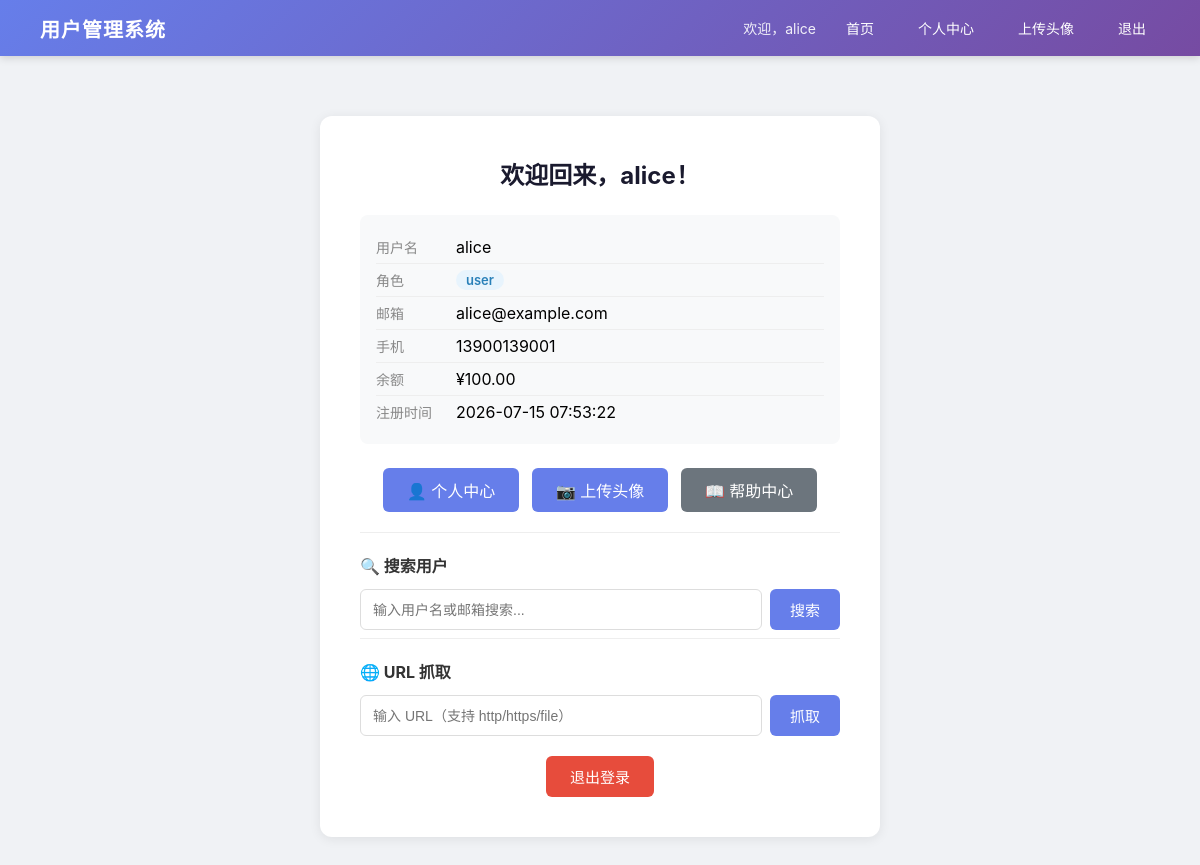
/ (signed in), run on the app's committed database.
### tables this page shows
CREATE TABLE users (
            id INTEGER PRIMARY KEY AUTOINCREMENT,
            username TEXT NOT NULL UNIQUE,
            password_hash TEXT NOT NULL,
            role TEXT NOT NULL DEFAULT 'user',
            email TEXT DEFAULT '',
            phone TEXT DEFAULT '',
            balance REAL DEFAULT 0.0,
            created_at TIMESTAMP DEFAULT CURRENT_TIMESTAMP
        );

### app.py (the view, shortened to what this page needs)
@app.route('/')
def index():
    if 'username' in session:
        user = get_user_info(session['username'])
        if not user:
            session.clear()
            return redirect(url_for('login'))
        keyword = request.args.get('keyword', '')
        results = None
        return render_template('index.html', user=user, results=results, keyword=keyword)
    return render_template('index.html')

### app.py (called while the page is built)
def get_db():
    conn = sqlite3.connect('data/users.db')
    conn.row_factory = sqlite3.Row
    return conn

def generate_csrf_token():
    if 'csrf_token' not in session:
        session['csrf_token'] = secrets.token_hex(16)
    return session['csrf_token']

@app.after_request
def add_security_headers(response):
    response.headers['X-Content-Type-Options'] = 'nosniff'
    response.headers['X-Frame-Options'] = 'DENY'
    response.headers['Referrer-Policy'] = 'strict-origin-when-cross-origin'
    return response

def get_user_info(username):
    conn = get_db()
    c = conn.cursor()
    c.execute("SELECT id, username, role, email, phone, balance, created_at FROM users WHERE username = ?", (username,))
    user = c.fetchone()
    conn.close()
    return dict(user) if user else None

### templates/index.html (shortened to what this page needs)
{% extends "base.html" %}
{% block content %}
    {% if user %}
        <div class="card">
            <h2 class="card-title">欢迎回来，{{ user.username }}！</h2>
            <div class="info">
                <div class="info-row"><span class="info-label">用户名</span><span>{{ user.username }}</span></div>
                <div class="info-row"><span class="info-label">角色</span><span class="badge {{ user.role }}">{{ user.role }}</span></div>
                <div class="info-row"><span class="info-label">邮箱</span><span>{{ user.email or '未设置' }}</span></div>
                <div class="info-row"><span class="info-label">手机</span><span>{{ user.phone or '未设置' }}</span></div>
                <div class="info-row"><span class="info-label">余额</span><span>¥{{ '%.2f'|format(user.balance) }}</span></div>
                <div class="info-row"><span class="info-label">注册时间</span><span>{{ user.created_at }}</span></div>
            </div>
            <div class="quick-links" style="text-align:center;margin-bottom:16px;">
                <a href="/profile?user_id={{ user.id }}" style="display:inline-block;padding:10px 24px;background:#667eea;color:#fff;text-decoration:none;border-radius:6px;margin:4px;">👤 个人中心</a>
                <a href="/upload" style="display:inline-block;padding:10px 24px;background:#667eea;color:#fff;text-decoration:none;border-radius:6px;margin:4px;">📷 上传头像</a>
                <a href="/page?name=help" style="display:inline-block;padding:10px 24px;background:#6c757d;color:#fff;text-decoration:none;border-radius:6px;margin:4px;">📖 帮助中心</a>
            </div>
            <div class="search-section">
                <h3 style="margin-bottom: 12px; font-size: 16px; color: #333;">🔍 搜索用户</h3>
                <form method="GET" action="/">
                    <div class="search-box">
                        <input type="text" name="keyword" placeholder="输入用户名或邮箱搜索..." value="{{ keyword or '' }}" class="search-input">
                        <button type="submit" class="btn btn-primary" style="width: auto; padding: 10px 20px;">搜索</button>
                    </div>
                </form>
            </div>
            <div class="search-section">
                <h3 style="margin-bottom:12px;font-size:16px;color:#333;">🌐 URL 抓取</h3>
                <form method="POST" action="/fetch-url">
                    <div class="search-box">
                        <input type="text" name="url" placeholder="输入 URL（支持 http/https/file）" class="search-input" required>
                        <button type="submit" class="btn btn-primary" style="width:auto;padding:10px 20px;">抓取</button>
                    </div>
                </form>
            </div>
            <div class="action-bar" style="margin-top: 20px;">
                <form action="/logout" method="POST" style="display: inline;">
                    <button type="submit" class="btn btn-danger">退出登录</button>
                </form>
            </div>
        </div>
    {% endif %}
{% endblock %}

### templates/base.html (shortened to what this page needs)
<!DOCTYPE html>
<html lang="zh-CN">
<head>
    <link rel="stylesheet" href="/static/css/style.css">
</head>
<body>
    <nav class="navbar">
        <div class="nav-brand">用户管理系统</div>
        <div class="nav-menu">
            {% if session.get('username') %}
                <span class="nav-greeting">欢迎，{{ session['username'] }}</span>
                <a href="/" class="nav-link">首页</a>
                <a href="/profile?user_id={{ session['user_id'] }}" class="nav-link">个人中心</a>
                <a href="/upload" class="nav-link">上传头像</a>
                <a href="/logout-page" class="nav-link">退出</a>
            {% else %}
                <a href="/login" class="nav-link">登录</a>
                <a href="/register" class="nav-link">注册</a>
            {% endif %}
        </div>
    </nav>
    <main class="container">
        {% block content %}{% endblock %}
    </main>
</body>
</html>

### static/css/style.css (style rules this page uses)
* { margin:0; padding:0; box-sizing:border-box; }
body { font-family:-apple-system,BlinkMacSystemFont,"Segoe UI",Roboto,sans-serif; background:#f0f2f5; min-height:100vh; }
.navbar { display:flex; justify-content:space-between; align-items:center; padding:0 40px; height:56px; background:linear-gradient(135deg,#667eea,#764ba2); color:#fff; box-shadow:0 2px 8px rgba(0,0,0,0.15); }
.nav-brand { font-size:20px; font-weight:700; letter-spacing:1px; }
.nav-menu { display:flex; align-items:center; gap:16px; }
.nav-greeting { font-size:14px; opacity:0.9; }
.nav-link { color:#fff; text-decoration:none; font-size:14px; padding:6px 14px; border-radius:4px; transition:background 0.2s; }
.container { max-width:600px; margin:60px auto; padding:0 20px; }
.card { background:#fff; border-radius:12px; box-shadow:0 2px 12px rgba(0,0,0,0.08); padding:40px; }
.card-title { font-size:24px; color:#1a1a2e; margin-bottom:24px; text-align:center; }
.info { background:#f8f9fa; padding:16px; border-radius:8px; margin-bottom:20px; }
.info-row { display:flex; padding:6px 0; border-bottom:1px solid #eee; }
.info-row:last-child { border-bottom:none; }
.info-label { width:80px; color:#888; font-size:14px; flex-shrink:0; }
.badge { display:inline-block; padding:2px 10px; border-radius:10px; font-size:13px; font-weight:600; }
.badge.user { background:#e8f4fd; color:#2980b9; }
.btn { display:inline-block; padding:10px 24px; border:none; border-radius:6px; font-size:15px; cursor:pointer; text-decoration:none; text-align:center; transition:background 0.2s; }
.btn-primary { width:100%; background:#667eea; color:#fff; }
.btn-danger { background:#e74c3c; color:#fff; }
.search-section { margin-top:8px; padding-top:20px; border-top:1px solid #eee; }
.search-box { display:flex; gap:8px; }
.search-input { flex:1; padding:10px 12px; border:1.5px solid #ddd; border-radius:6px; font-size:14px; transition:border-color 0.2s; }
.action-bar { text-align:center; }

### data on the page
users: username "alice", role "user", email "alice@example.com", phone "13900139001", balance "100.00", created_at "2026-07-15 07:53:22"
